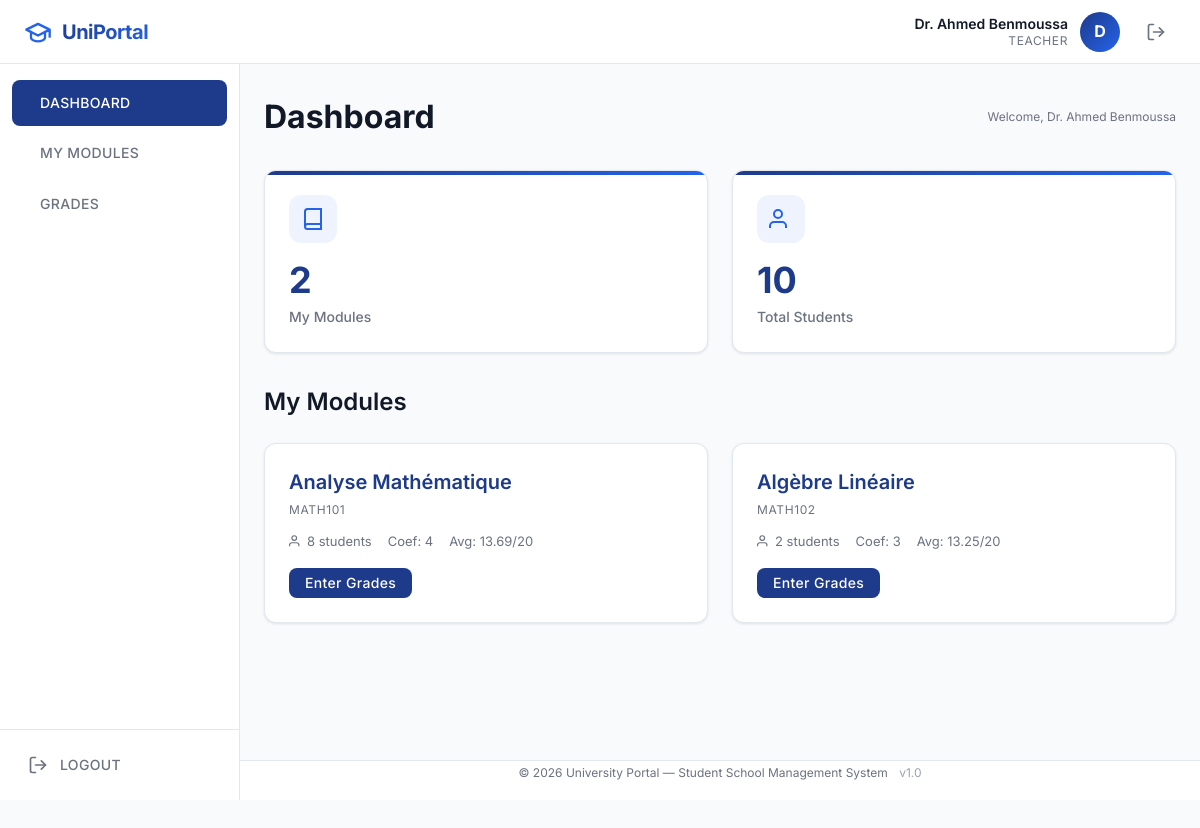
Screenshot of /teacher/dashboard.php (signed in) with the database file from the repository.
### tables this page shows
CREATE TABLE IF NOT EXISTS modules (
    id          INT AUTO_INCREMENT PRIMARY KEY,
    code        VARCHAR(20)     NOT NULL UNIQUE,
    name        VARCHAR(150)    NOT NULL,
    coefficient INT             NOT NULL DEFAULT 1,
    teacher_id  INT             NULL,
    created_at  TIMESTAMP       DEFAULT CURRENT_TIMESTAMP,
    INDEX idx_module_code (code),
    INDEX idx_module_teacher (teacher_id),
    CONSTRAINT fk_module_teacher
        FOREIGN KEY (teacher_id) REFERENCES teachers(id)
        ON DELETE SET NULL ON UPDATE CASCADE
);

### includes/auth.php (called while the page is built, shortened)
<?php
function basePath(): string
{
    $scriptDir = dirname($_SERVER['SCRIPT_NAME']);
    $docRoot = $_SERVER['DOCUMENT_ROOT'];
    $projectRoot = dirname(__DIR__);
    $base = str_replace(str_replace('\\', '/', $docRoot), '', str_replace('\\', '/', $projectRoot));
    return rtrim($base, '/');
}
function getCurrentUserName(): string
{
    return $_SESSION['user_name'] ?? 'User';
}
function e(string $value): string
{
    return htmlspecialchars($value, ENT_QUOTES, 'UTF-8');
}

### teacher/dashboard.php (the view, shortened to what this page needs)
<?php
require_once __DIR__ . '/../includes/auth.php';
require_once __DIR__ . '/../config/database.php';
$teacherId = $_SESSION['user_id'];
$stmt = $pdo->prepare("
    SELECT m.*,
           COUNT(DISTINCT g.student_id) AS student_count,
           ROUND(AVG(g.grade), 2) AS avg_grade
    FROM modules m
    LEFT JOIN grades g ON g.module_id = m.id
    WHERE m.teacher_id = ?
    GROUP BY m.id
    ORDER BY m.code
");
$stmt->execute([$teacherId]);
$modules = $stmt->fetchAll();
include __DIR__ . '/../includes/header.php';
include __DIR__ . '/../includes/sidebar.php';
?>
<div class="page-header">
    <h1>Dashboard</h1>
    <span class="text-small">Welcome, <?php echo e(getCurrentUserName()); ?></span>
</div>
<div class="stats-grid">
    <div class="stat-card">
        <div class="stat-icon">
            <svg width="24" height="24" viewBox="0 0 24 24" fill="none" stroke="currentColor" stroke-width="2"><path d="M4 19.5A2.5 2.5 0 0 1 6.5 17H20"/><path d="M6.5 2H20v20H6.5A2.5 2.5 0 0 1 4 19.5v-15A2.5 2.5 0 0 1 6.5 2z"/></svg>
        </div>
        <div class="stat-number"><?php echo count($modules); ?></div>
        <div class="stat-label">My Modules</div>
    </div>
    <div class="stat-card">
        <div class="stat-icon">
            <svg width="24" height="24" viewBox="0 0 24 24" fill="none" stroke="currentColor" stroke-width="2"><path d="M17 21v-2a4 4 0 0 0-4-4H5a4 4 0 0 0-4 4v2"/><circle cx="9" cy="7" r="4"/></svg>
        </div>
        <div class="stat-number"><?php echo array_sum(array_column($modules, 'student_count')); ?></div>
        <div class="stat-label">Total Students</div>
    </div>
</div>
<h2 class="mb-24">My Modules</h2>
<?php if (empty($modules)): ?>
    <div class="card">
        <div class="empty-state">
            <svg width="48" height="48" viewBox="0 0 24 24" fill="none" stroke="currentColor" stroke-width="1.5"><path d="M4 19.5A2.5 2.5 0 0 1 6.5 17H20"/><path d="M6.5 2H20v20H6.5A2.5 2.5 0 0 1 4 19.5v-15A2.5 2.5 0 0 1 6.5 2z"/></svg>
            <p>No modules assigned to you yet.</p>
        </div>
    </div>
<?php else: ?>
    <div class="modules-grid">
        <?php foreach ($modules as $m): ?>
            <div class="card module-card">
                <h3><?php echo e($m['name']); ?></h3>
                <div class="module-code"><?php echo e($m['code']); ?></div>
                <div class="module-meta">
                    <span>
                        <svg width="14" height="14" viewBox="0 0 24 24" fill="none" stroke="currentColor" stroke-width="2"><path d="M17 21v-2a4 4 0 0 0-4-4H5a4 4 0 0 0-4 4v2"/><circle cx="9" cy="7" r="4"/></svg>
                        <?php echo $m['student_count']; ?> students
                    </span>
                    <span>Coef: <?php echo $m['coefficient']; ?></span>
                    <?php if ($m['avg_grade']): ?>
                        <span>Avg: <?php echo $m['avg_grade']; ?>/20</span>
                    <?php endif; ?>
                </div>
                <a href="<?php echo $base; ?>/teacher/grades.php?module_id=<?php echo $m['id']; ?>" class="btn btn-primary btn-sm">
                    Enter Grades
                </a>
            </div>
        <?php endforeach; ?>
    </div>
<?php endif; ?>
<?php include __DIR__ . '/../includes/footer.php'; ?>

### assets/css/style.css (style rules this page uses)
:root { --primary: #1e3a8a; --secondary: #2563eb; --bg: #f8fafc; --text: #111827; --success: #22c55e; --danger: #ef4444; --white: #ffffff; --gray-100: #f1f5f9; --gray-200: #e2e8f0; --gray-400: #9ca3af; --gray-500: #6b7280; --primary-80: rgba(30, 58, 138, 0.8); --header-h: 64px; --sidebar-w: 240px; --footer-h: 40px; --radius: 8px; --radius-lg: 12px; --z-header: 1000; --z-sidebar: 900; --z-modal: 2000; --z-toast: 2500; --shadow-sm: 0 1px 3px rgba(0,0,0,0.1); --shadow-md: 0 4px 12px rgba(0,0,0,0.12); --shadow-lg: 0 10px 30px rgba(0,0,0,0.15); --transition: 0.3s ease; }
*, *::before, *::after { margin: 0; padding: 0; box-sizing: border-box; }
html { font-size: 16px; scroll-behavior: smooth; }
body { font-family: 'Inter', Arial, sans-serif; color: var(--text); background: var(--bg); line-height: 1.6; min-height: 100vh; -webkit-font-smoothing: antialiased; -moz-osx-font-smoothing: grayscale; }
a { color: var(--secondary); text-decoration: none; transition: color var(--transition); }
h1 { font-size: 32px; font-weight: 700; line-height: 1.3; margin-bottom: 16px; }
h2 { font-size: 24px; font-weight: 600; line-height: 1.4; margin-bottom: 12px; }
h3 { font-size: 20px; font-weight: 600; line-height: 1.4; margin-bottom: 8px; }
small, .text-small { font-size: 12px; color: var(--gray-500); }
.page-header { display: flex; align-items: center; justify-content: space-between; flex-wrap: wrap; gap: 16px; margin-bottom: 32px; }
.page-header h1 { margin-bottom: 0; }
.btn { display: inline-flex; align-items: center; justify-content: center; gap: 8px; padding: 12px 24px; border: none; border-radius: var(--radius); font-family: inherit; font-size: 16px; font-weight: 500; letter-spacing: 0.025em; cursor: pointer; transition: all var(--transition); line-height: 1; text-decoration: none; }
.btn-primary { background: var(--primary); color: var(--white); }
.btn-sm { padding: 8px 16px; font-size: 14px; }
.card { background: var(--white); border: 1px solid var(--gray-200); border-radius: var(--radius-lg); padding: 24px; box-shadow: var(--shadow-sm); transition: box-shadow var(--transition); }
.stats-grid { display: grid; grid-template-columns: repeat(auto-fit, minmax(220px, 1fr)); gap: 24px; margin-bottom: 32px; }
.stat-card { background: var(--white); border: 1px solid var(--gray-200); border-radius: var(--radius-lg); padding: 24px; box-shadow: var(--shadow-sm); transition: all var(--transition); position: relative; overflow: hidden; }
.stat-card::before { content: ''; position: absolute; top: 0; left: 0; right: 0; height: 4px; background: linear-gradient(90deg, var(--primary), var(--secondary)); }
.stat-icon { width: 48px; height: 48px; border-radius: var(--radius-lg); display: flex; align-items: center; justify-content: center; margin-bottom: 16px; background: rgba(37, 99, 235, 0.08); color: var(--secondary); }
.stat-number { font-size: 36px; font-weight: 700; color: var(--primary); line-height: 1.2; margin-bottom: 4px; }
.stat-label { font-size: 14px; color: var(--gray-500); font-weight: 500; }
.modules-grid { display: grid; grid-template-columns: repeat(auto-fit, minmax(300px, 1fr)); gap: 24px; margin-bottom: 32px; }
.module-card { padding: 24px; position: relative; }
.module-card h3 { color: var(--primary); margin-bottom: 4px; }
.module-code { font-size: 12px; color: var(--gray-500); text-transform: uppercase; letter-spacing: 0.05em; margin-bottom: 12px; }
.module-meta { display: flex; gap: 16px; margin-bottom: 16px; }
.module-meta span { font-size: 13px; color: var(--gray-500); display: flex; align-items: center; gap: 4px; }
.mb-24 { margin-bottom: 24px; }

### rows the page displays
modules: name "Analyse Mathématique", code "MATH101", student_count "8", coefficient "4", avg_grade "13.69"
modules: name "Algèbre Linéaire", code "MATH102", student_count "2", coefficient "3", avg_grade "13.25"

### other values shown
$userName "Dr. Ahmed Benmoussa"
$userRole "TEACHER"
substr($userName, 0, 1) "D"
$item['label'] "DASHBOARD"
$item['label'] "MY MODULES"
$item['label'] "GRADES"
getCurrentUserName() "Dr. Ahmed Benmoussa"
count($modules) "2"
array_sum(array_column($modules, 'student_count')) "10"
